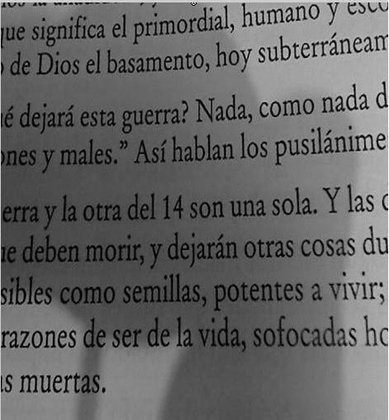
%> input picture Unidad 1/Ejercicios/sauvola.JPG, 389 x 420 px, shrunk from 471 x 509 before the run
$ octave Ejercicio13.m   (GNU Octave 9; MATLAB toolbox functions it lacks are replaced by stand-ins)
%> lines starting %> are read from the running program, lines starting %| are printed output that depends on the picture; in (x1, y1, x2, y2) boxes, pixels count from 0 and x2, y2 are one past the last pixel; in counts of white or black regions, pixels touching at a corner belong together; the program's own positions count from 1
### Unidad 1/Ejercicios/sauvola.m
%SAUVOLA local thresholding.
%   BW = SAUVOLA(IMAGE) performs local thresholding of a two-dimensional
%   array IMAGE with Sauvola algorithm.
%
%   BW = SAUVOLA(IMAGE, [M N], THRESHOLD, PADDING) performs local
%   thresholding with M-by-N neighbourhood (default is 3-by-3) and
%   threshold THRESHOLD between 0 and 1 (default is 0.34).
%   To deal with border pixels the image is padded with one of
%   PADARRAY options (default is 'replicate').
%
%   Example
%   -------
%       imshow(sauvola(imread('eight.tif'), [150 150]));
%
%   See also PADARRAY, RGB2GRAY.

%   For method description see:
%       http://www.dfki.uni-kl.de/~shafait/papers/Shafait-efficient-binarization-SPIE08.pdf
%   Contributed by Jan Motl (jan@motl.us)
%   $Revision: 1.1 $  $Date: 2013/03/09 16:58:01 $

function output=sauvola(image, varargin)
% Initialization
numvarargs = length(varargin);      % only want 3 optional inputs at most

if numvarargs > 3
    error('myfuns:somefun2Alt:TooManyInputs', ...
     'Possible parameters are: (image, [m n], threshold, padding)');
end

optargs = {[3 3] 0.34 'replicate'}; % set defaults

optargs(1:numvarargs) = varargin;   % use memorable variable names
[window, k, padding] = optargs{:};

if ndims(image) ~= 2
    error('The input image must be a two-dimensional array.');
end

% Convert to double
image = double(image);

% Mean value
mean = averagefilter(image, window, padding);

% Standard deviation
meanSquare = averagefilter(image.^2, window, padding);
deviation = (meanSquare - mean.^2).^0.5;

% Sauvola
R = max(deviation(:));
threshold = mean.*(1 + k * (deviation / R-1));
output = (image > threshold);

### Unidad 1/Ejercicios/Ejercicio13.m
%TP1, Ej113: Binarizaci髇 m閠odo de Otsu vs Sauvola
clc;close all;clear all


%abro la imagen sauvola.jpg
rgb=imread('sauvola.jpg');
%> rgb is the input picture: size 420x389x3 uint8; min 0, max 249, mean 100.9
I=rgb2gray(rgb);
%Otsu
umbral=graythresh(I);
%> umbral = 0.412
O1=im2bw(I,umbral);
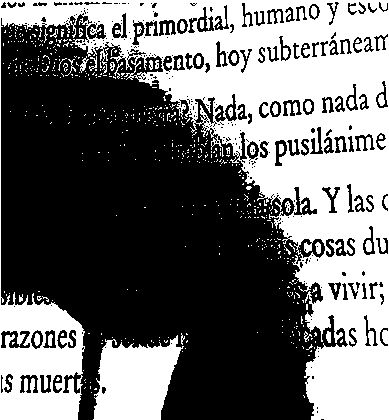
%> O1: size 420x389 logical; 43.2% white; 552 white regions (517 under 20 px), largest, box (x1, y1, x2, y2) and area: (0, 0, 389, 420) 62204, (93, 335, 184, 420) 5374, (365, 240, 372, 252) 68

%Usando el script sauvola.m
%BW = SAUVOLA(IMAGE, [M N], THRESHOLD, PADDING)
k = 0.1
O2=sauvola(I,[9 9],k); %default: vecindad 3x3, k=0.34 y padding=replicate
%> in sauvola, `[window, k, padding] = optargs{:};`: window = [9 9]; k = 0.1; padding = 'replicate'
%> the run ends on the next line
